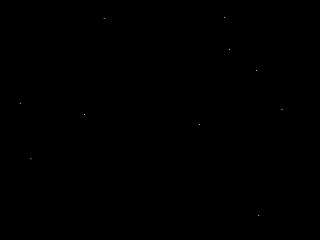
Frame 1 (no input)
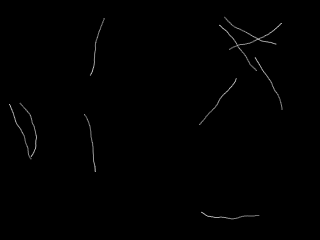
Frame 60 (no input)
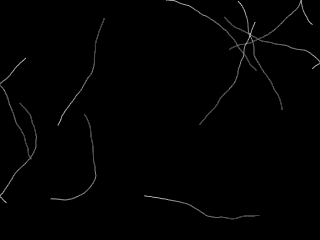
Frame 120 (the mouse pressed at the canvas centre since frame 60)

The p5.js sketch that drew these frames (run headless with seeded random() and noise() and a simulated clock; from frame 60 on, the mouse is pressed at the canvas centre):

// p5.js sketch
// ── sketch.js
var giz = [];
var number = 10;
 
function setup () {
  createCanvas(320, 240);
  background (0);
  stroke (255);
   
  for (var i=0; i < number; i++) {
    var x = random (width);
    var y = random (height);
    giz[i] = new Gizmo (x, y);
  }
}

 
function draw () {
  noStroke ();
  fill (0, 2);
  rect (0, 0, width, height);
   
  stroke (255);
  for (var i=0; i < number; i++) {
    giz[i].move();
    point (giz[i].position.x, giz[i].position.y);
  }
}

function Gizmo(x, y){
   
  this.x = x; 
  this.y = y; 
  this.position = createVector(this.x, this.y);
  this.direction = createVector(random (-1, 1), random (-1, 1));
  this.spin = 0.15;
   
   
  this.move = function() {
    this.direction.x += random (-this.spin, this.spin);
    this.direction.y += random (-this.spin, this.spin);
    this.direction.normalize ();
    this.position.add (this.direction);
     
    if (this.position.x < 0 || this.position.x > width) {
      this.direction.x *= -1;
    }
    if (this.position.y < 0 || this.position.y > height) {
      this.direction.y *= -1;
    }
  }
}
